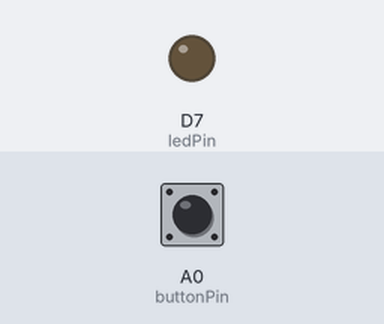
Recording of a sketch running on a simulated Particle Photon. Parts: output pins drawn as LEDs (lit = HIGH). The test bench sets the inputs (shaded band); at power-on: A0 (buttonPin) LOW.

Above: at 1.2 s.
1.3 s: A0 (buttonPin) pulled HIGH for 0.15 s
At 1.37 s:
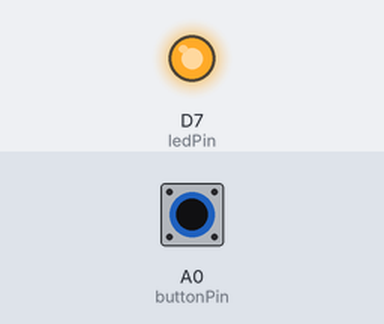
2.9 s: A0 (buttonPin) pulled HIGH for 3.2 s
At 6.5 s:
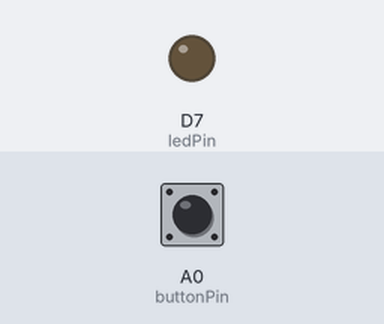
Timing chart, 0 to 8.0 s (numbered marks = the images above; inputs shaded):
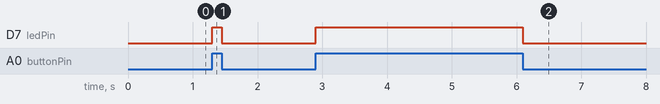

The sketch:

btn-test.ino
```cpp
#include "Particle.h"

SYSTEM_MODE(MANUAL);

const int buttonPin = A0;     // the number of the pushbutton pin
const int ledPin =  D7;      // the number of the LED pin
int buttonState = 0;         // variable for reading the pushbutton status

void setup() {
  pinMode(ledPin, OUTPUT);
  pinMode(buttonPin, INPUT);
}

void loop() {
  buttonState = digitalRead(buttonPin);
  if (buttonState == HIGH) {
    digitalWrite(ledPin, HIGH);
  } else {
    digitalWrite(ledPin, LOW);
  }
}
```

Measured:
- after the input at 1.3 s, D7 (ledPin): LOW → HIGH at once, → LOW 0.15 s later
- after the input at 2.9 s, D7 (ledPin): LOW → HIGH at once, → LOW 3.2 s later
